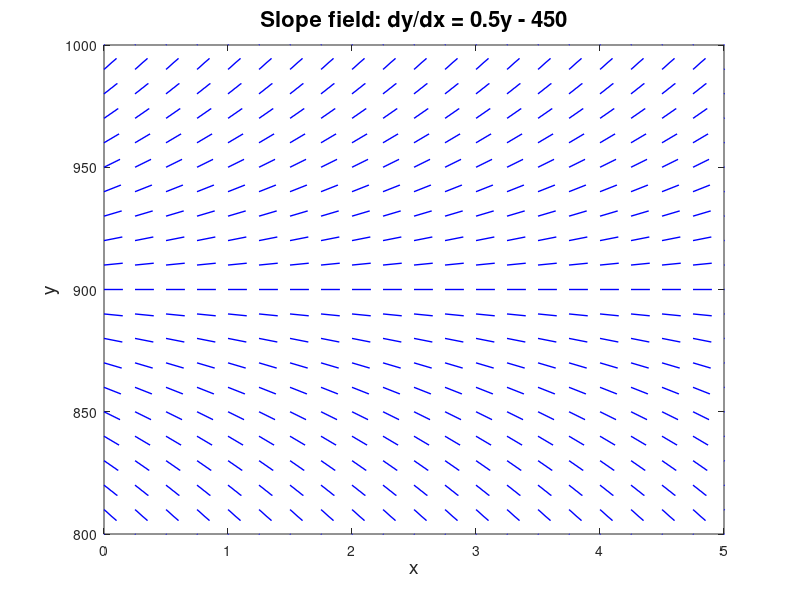

Reproduce this figure in MATLAB.
clc, clearvars

[x, y] = meshgrid(0:0.25:5, 800:10:1000);

dy = 0.5*y - 450;      % slope formula
dx = ones(size(dy));

% normalize purely by vector length
L = sqrt(dx.^2 + (dy/40).^2);

ux = dx ./ L;
uy = dy ./ L;

%figure('Position',[100 100 900 600]);
quiver(x, y, ux, uy, 0.5, 'b','LineWidth',1, 'ShowArrowHead','off');

xlabel('x','FontSize',14)
ylabel('y','FontSize',14)
title('Slope field: dy/dx = 0.5y - 450','FontSize',16)
axis([0 5 800 1000])   % fixed ranges

